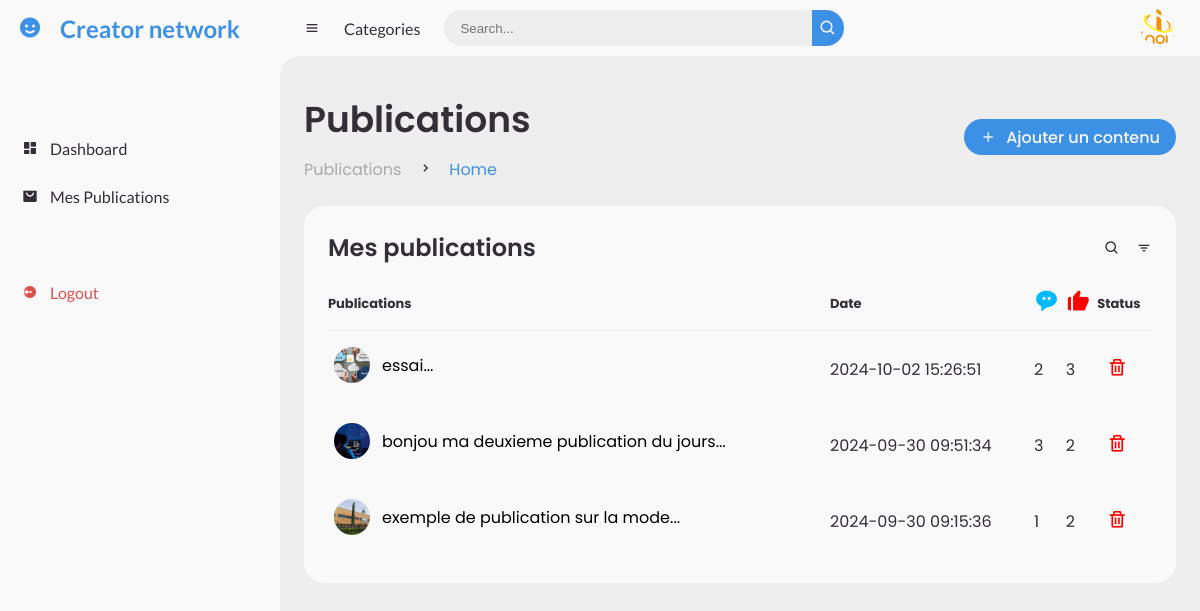
The page /admin/mespublications.php (signed in) on the database its author committed.
### tables this page shows
CREATE TABLE IF NOT EXISTS `contenus` (
  `id` int NOT NULL AUTO_INCREMENT,
  `type` enum('texte','image','video') NOT NULL,
  `description` text,
  `image` varchar(255) DEFAULT NULL,
  `video` varchar(255) DEFAULT NULL,
  `utilisateur_id` int NOT NULL,
  `date_creation` timestamp NULL DEFAULT CURRENT_TIMESTAMP,
  PRIMARY KEY (`id`),
  KEY `utilisateur_id` (`utilisateur_id`),
  CONSTRAINT `contenus_ibfk_1` FOREIGN KEY (`utilisateur_id`) REFERENCES `createurs` (`id_user`) ON DELETE CASCADE
);

### admin/inc/function.php (called while the page is built, shortened)
<?php
   include('../inc/db_connect.php');
$iduser = $_SESSION['user_id'];
function recupererMesContenus($pdo, $iduser) {
    $sql = "
        SELECT c.*,
               (SELECT COUNT(*) FROM commentaires WHERE contenu_id = c.id) AS nombre_commentaires,
               (SELECT COUNT(*) FROM likes WHERE contenu_id = c.id) AS nombre_likes
        FROM contenus c
        WHERE c.utilisateur_id = :iduser
        ORDER BY c.date_creation DESC
    ";
    $stmt = $pdo->prepare($sql);
    $stmt->bindParam(':iduser', $iduser, PDO::PARAM_INT);
    $stmt->execute();
    return $stmt->fetchAll(PDO::FETCH_ASSOC);
}
$contents = recupererMesContenus($pdo, $iduser);
?>

### admin/mespublications.php (the view, shortened to what this page needs)
<?php
	require 'inc/function.php';
?>
<!DOCTYPE html>
<html lang="en">
<head>
	<link href='https://unpkg.com/boxicons@2.0.9/css/boxicons.min.css' rel='stylesheet'>
	<link rel="stylesheet" href="style.css">
</head>
<body>
		<?php include('inc/nav.php');?>
	<section id="content">
		<nav>
			<i class='bx bx-menu' ></i>
			<a href="#" class="nav-link">Categories</a>
			<form action="#">
				<div class="form-input">
					<input type="search" placeholder="Search...">
					<button type="submit" class="search-btn"><i class='bx bx-search' ></i></button>
				</div>
			</form>
			<a href="#" class="profile">
				<img src="<?php echo $_SESSION['photo'];?>">
			</a>
		</nav>
		<main>
			<div class="head-title">
				<div class="left">
					<h1>Publications</h1>
					<ul class="breadcrumb">
						<li>
							<a href="#">Publications</a>
						</li>
						<li><i class='bx bx-chevron-right' ></i></li>
						<li>
							<a class="active" href="#">Home</a>
						</li>
					</ul>
				</div>
				<a href="../creer_contenu.php" class="btn-download">
                <i class='bx bx-plus' ></i>
					<span class="text">Ajouter un contenu </span>
				</a>
			</div>
			<div class="table-data">
				<div class="order">
					<div class="head">
						<h3>Mes publications</h3>
						<i class='bx bx-search' ></i>
						<i class='bx bx-filter' ></i>
					</div>
					<table>
						<thead>
							<tr>
								<th>Publications</th>
								<th>Date</th>
								<th><i class='bx bxs-message-rounded-dots comment'></i></th>
								<th><i class='bx bxs-like like' ></i></th>
								<th>Status</th>
							</tr>
						</thead>
						<tbody>
							<?php foreach ($contents as $content) {?>
									<tr>
											<td>
													<img src="<?php echo $content['image'];?>">
												<a href="../">
													<p><?php echo substr($content['description'], 0, 100);?>... </p>
												</a>
											</td>
											<td><?php echo $content['date_creation'];?></td>
											<td><?php echo $content['nombre_commentaires'];?></td>
											<td><?php echo $content['nombre_likes'];?></td>
											<td>
                                                <form method="post" action="">
                                                    <button type="submit" name="supprimer" class="button"><i class='bx bx-trash' ></i></button>
                                                </form>
                                            </td>
									</tr>
							<?php }?>
						</tbody>
					</table>
				</div>
			</div>
		</main>
	</section>
</body>
</html>

### admin/style.css (style rules this page uses)
* { margin: 0; padding: 0; box-sizing: border-box; }
a { text-decoration: none; }
li { list-style: none; }
:root { --poppins: 'Poppins', sans-serif; --lato: 'Lato', sans-serif; --light: #F9F9F9; --blue: #3C91E6; --light-blue: #CFE8FF; --grey: #eee; --dark-grey: #AAAAAA; --dark: #342E37; --red: #DB504A; --yellow: #FFCE26; --light-yellow: #FFF2C6; --orange: #FD7238; --light-orange: #FFE0D3; }
html { overflow-x: hidden; }
body { background: var(--grey); overflow-x: hidden; }
#content { position: relative; width: calc(100% - 280px); left: 280px; transition: .3s ease; }
#content nav { height: 56px; background: var(--light); padding: 0 24px; display: flex; align-items: center; grid-gap: 24px; font-family: var(--lato); position: sticky; top: 0; left: 0; z-index: 1000; }
#content nav::before { content: ''; position: absolute; width: 40px; height: 40px; bottom: -40px; left: 0; border-radius: 50%; box-shadow: -20px -20px 0 var(--light); }
#content nav a { color: var(--dark); }
#content nav .bx.bx-menu { cursor: pointer; color: var(--dark); }
#content nav .nav-link { font-size: 16px; transition: .3s ease; }
#content nav form { max-width: 400px; width: 100%; margin-right: auto; }
#content nav form .form-input { display: flex; align-items: center; height: 36px; }
#content nav form .form-input input { flex-grow: 1; padding: 0 16px; height: 100%; border: none; background: var(--grey); border-radius: 36px 0 0 36px; outline: none; width: 100%; color: var(--dark); }
#content nav form .form-input button { width: 36px; height: 100%; display: flex; justify-content: center; align-items: center; background: var(--blue); color: var(--light); font-size: 18px; border: none; outline: none; border-radius: 0 36px 36px 0; cursor: pointer; }
#content nav .profile img { width: 36px; height: 36px; object-fit: cover; border-radius: 50%; }
#content main { width: 100%; padding: 36px 24px; font-family: var(--poppins); max-height: calc(100vh - 56px); overflow-y: auto; }
#content main .head-title { display: flex; align-items: center; justify-content: space-between; grid-gap: 16px; flex-wrap: wrap; }
#content main .head-title .left h1 { font-size: 36px; font-weight: 600; margin-bottom: 10px; color: var(--dark); }
#content main .head-title .left .breadcrumb { display: flex; align-items: center; grid-gap: 16px; }
#content main .head-title .left .breadcrumb li { color: var(--dark); }
#content main .head-title .left .breadcrumb li a { color: var(--dark-grey); pointer-events: none; }
#content main .head-title .left .breadcrumb li a.active { color: var(--blue); pointer-events: unset; }
#content main .head-title .btn-download { height: 36px; padding: 0 16px; border-radius: 36px; background: var(--blue); color: var(--light); display: flex; justify-content: center; align-items: center; grid-gap: 10px; font-weight: 500; }
#content main .table-data { display: flex; flex-wrap: wrap; grid-gap: 24px; margin-top: 24px; width: 100%; color: var(--dark); }
#content main .table-data > div { border-radius: 20px; background: var(--light); padding: 24px; overflow-x: auto; }
#content main .table-data .head { display: flex; align-items: center; grid-gap: 16px; margin-bottom: 24px; }
#content main .table-data .head h3 { margin-right: auto; font-size: 24px; font-weight: 600; }
#content main .table-data .head .bx { cursor: pointer; }
#content main .table-data .order { flex-grow: 1; flex-basis: 500px; }
#content main .table-data .order table { width: 100%; border-collapse: collapse; }
#content main .table-data .order table th { padding-bottom: 12px; font-size: 13px; text-align: left; border-bottom: 1px solid var(--grey); }
#content main .table-data .order table td { padding: 16px 0; }
#content main .table-data .order table tr td:first-child { display: flex; align-items: center; grid-gap: 12px; padding-left: 6px; }
#content main .table-data .order table td img { width: 36px; height: 36px; border-radius: 50%; object-fit: cover; }

### admin/mespublications.php (style rules this page uses)
.like { font-size:25px; color:red; }
.comment { font-size:25px; color:#03bafc; }
a { color:#000; }
.button { border:none; padding:10px; background:transparent; color:red; font-size:20px; }

### rows shown on the page
contenus: image (picture), description "essai", date_creation "2024-10-02 15:26:51", nombre_commentaires "2", nombre_likes "3"
contenus: image (picture), description "bonjou ma deuxieme publication du jours", date_creation "2024-09-30 09:51:34", nombre_commentaires "3", nombre_likes "2"
contenus: image (picture), description "exemple de publication sur la mode", date_creation "2024-09-30 09:15:36", nombre_commentaires "1", nombre_likes "2"
